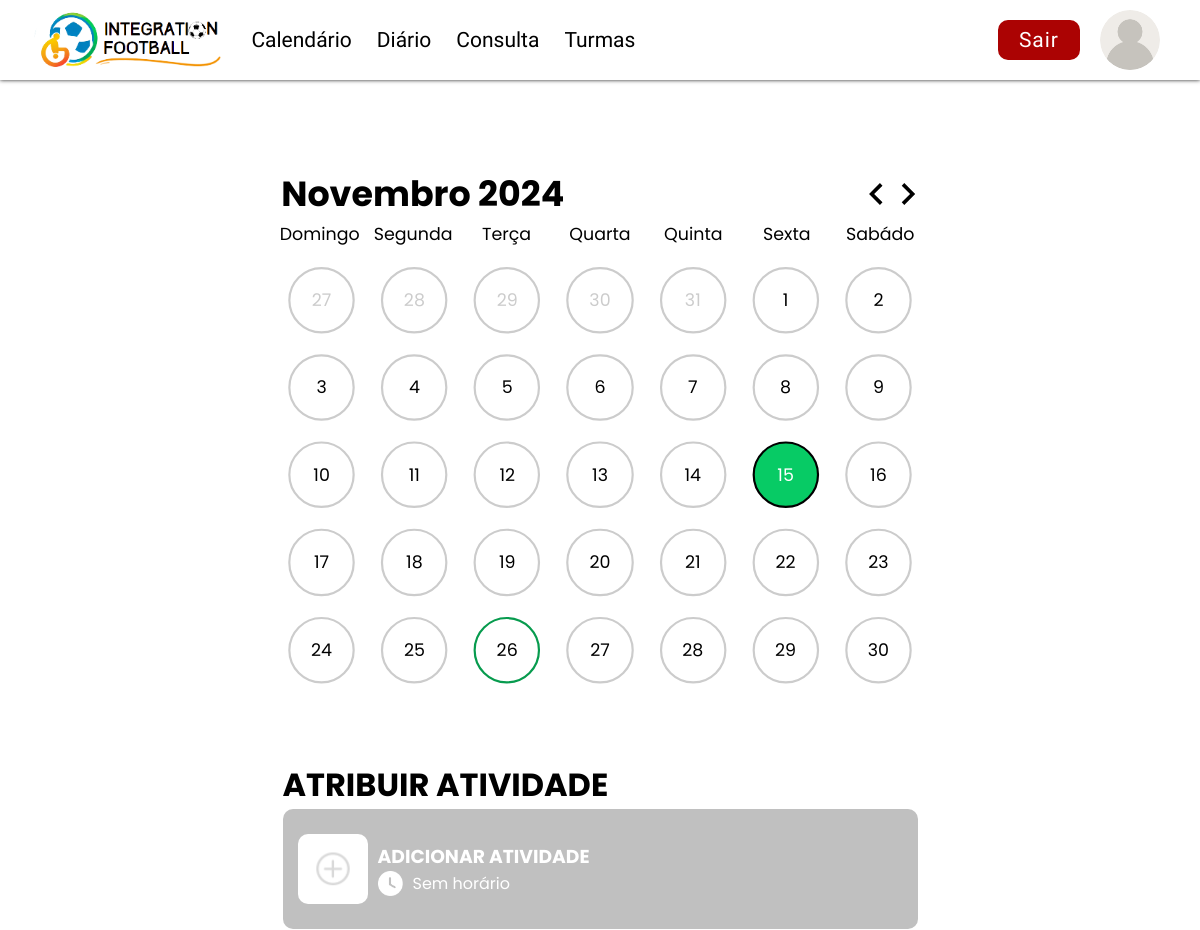
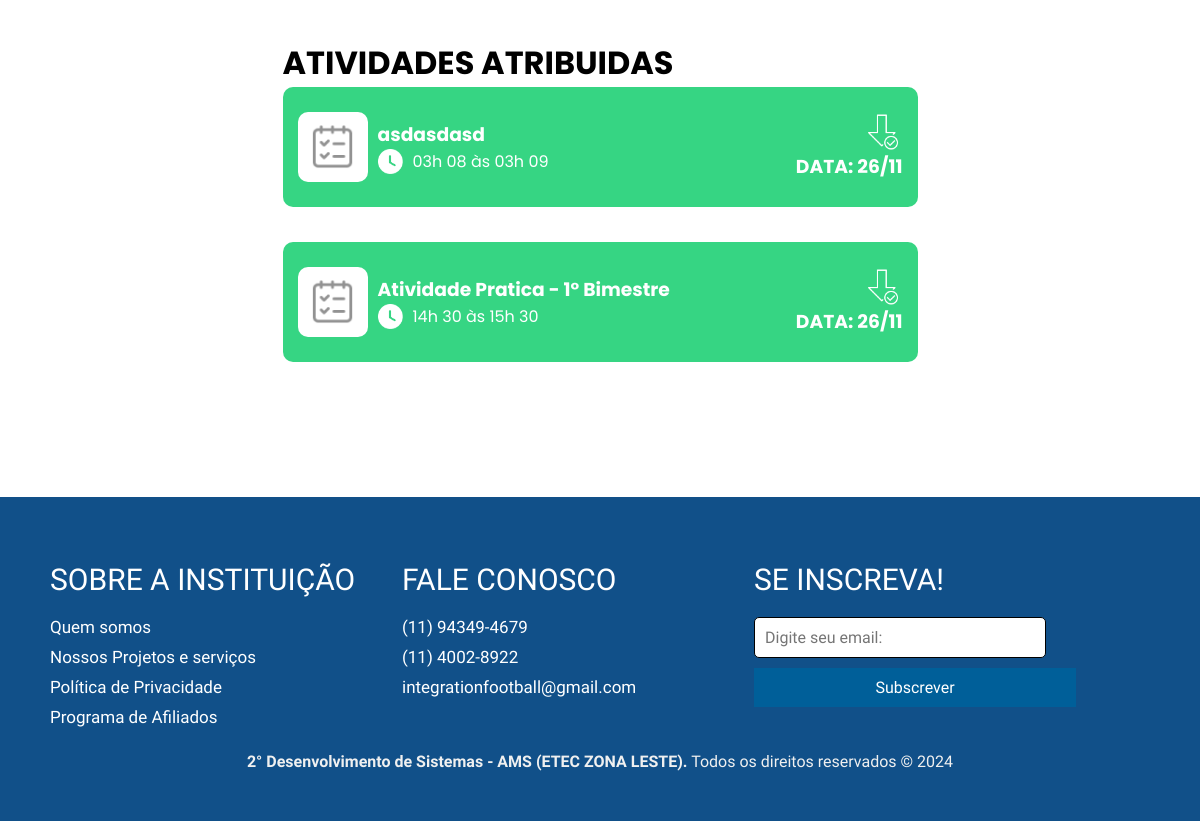
The app's page /calendarioProfessor.php with its own data (2 pictures, top to bottom).
### tables this page shows
CREATE TABLE `atividade` (
  `id_atividade` int(10) UNSIGNED NOT NULL,
  `titulo_atividade` varchar(80) NOT NULL,
  `hora_inicio` time DEFAULT NULL,
  `data_entrega` date NOT NULL,
  `caminho_arquivo` varchar(255) NOT NULL,
  `id_turma` int(10) UNSIGNED NOT NULL,
  `id_professor` int(11) NOT NULL,
  `hora_termino` time DEFAULT NULL
);

### controller/conexao.php (called while the page is built, shortened)
<?php
class Conexao {
    private $host = "localhost";
    private $usuario = "root";
    private $senha = "";
    private $banco = "integrationfootball";
    private $conexao;
    public function __construct() {
        $this->conexao = new mysqli($this->host, $this->usuario, $this->senha, $this->banco);
    }
    public function getConexao() {
        return $this->conexao;
    }
}
?>

### controller/atividadecontroller.php (called while the page is built, shortened)
<?php
require_once $_SERVER['DOCUMENT_ROOT'] . '/Integration-Football/Integration-Football/model/atividadeModel.php';
class AtividadeController
{
    private $atividade;
    public function __construct()
    {
        $this->atividade = new Atividade();
        if (isset($_POST['crud'])) {
            if ($_POST['crud'] == "INSERT") {
                $this->inserir();
            } elseif ($_POST['crud'] == "UPDATE") {
                $this->atualizar();
            } elseif ($_POST['crud'] == "DELETE") {
                $this->deletar();
            }
            header("Location:" . "../calendarioProfessor.php");
            exit;
        } else {
            $this->listar();
        }
    }
    public function listar()
    {
        $atividades = $this->atividade->listar();
        return $atividades;
    }
}

### model/atividadeModel.php (called while the page is built, shortened)
<?php
require_once $_SERVER['DOCUMENT_ROOT'] . "/Integration-Football/Integration-Football/controller/conexao.php";
class Atividade {
    private $conexao;
    public function __construct() {
        $this->conexao = new Conexao();
    }
    public function listar() {
        $sql = "SELECT * FROM atividade";
        $stmt = $this->conexao->getConexao()->prepare($sql);
        $stmt->execute();
        $result = $stmt->get_result();
        $atividades = [];
        while ($atividade = $result->fetch_assoc()) {
            $atividades[] = $atividade;
        }
        return $atividades;
    }
}
?>

### controller/turmacontroller.php (called while the page is built, shortened)
<?php
require_once $_SERVER['DOCUMENT_ROOT'] . '/Integration-Football/Integration-Football/model/turmaModel.php';
class TurmaController
{
    private $turma;
    public function __construct()
    {
        $this->turma = new Turma();
        if (isset($_POST['crud'])) {
            if ($_POST['crud'] == "INSERT") {
                $this->inserir();
            } elseif ($_POST['crud'] == "UPDATE") {
                $this->atualizar();
            } elseif ($_POST['crud'] == "DELETE") {
                $this->deletar();
            }
            header("Location:" . "../principal.php");
        } else {
            $this->listar();
        }
    }
    public function listar()
    {
        return $this->turma->listar();
    }
    public function buscarPorId($id)
    {
        return $this->turma->buscarPorId($id);
    }
}

### model/turmaModel.php (called while the page is built, shortened)
<?php
require_once $_SERVER['DOCUMENT_ROOT'] . "/Integration-Football/Integration-Football/controller/conexao.php";
class Turma
{
    private $conexao;
    public function __construct()
    {
        $this->conexao = new Conexao();
    }
    public function buscarPorId($id)
    {
        $sql = "SELECT * FROM turma WHERE id_turma = ?";
        $stmt = $this->conexao->getConexao()->prepare($sql);
        $stmt->bind_param('i', $id);
        $stmt->execute();
        $result = $stmt->get_result();
        $turma = $result->fetch_assoc();
        return $turma;
    }
    public function listar()
    {
        $sql = "SELECT * FROM turma";
        $stmt = $this->conexao->getConexao()->prepare($sql);
        $stmt->execute();
        $result = $stmt->get_result();
        $turmas = [];
        while ($turma = $result->fetch_assoc()) {
            $turmas[] = $turma;
        }
        return $turmas;
    }
}

### controller/alunocontroller.php (called while the page is built, shortened)
<?php
require_once $_SERVER['DOCUMENT_ROOT'].'/Integration-Football/Integration-Football/model/alunoModel.php';
class AlunoController {
    private $aluno;
    public function __construct() {
        $this->aluno = new Aluno();
        if(isset($_POST['crud'])){
            if($_POST['crud']=="INSERT"){
                $this->inserir();
            }elseif($_POST['crud']=="UPDATE"){
                 $this->atualizar();
            }elseif($_POST['crud']=="DELETE"){
                $this->deletar();
            }
            header("Location:" . "../principal.php");
        }else{
            $this->listar();
        }
    }
    public function listar(){
        return $this->aluno->listar();
    }
    public function buscarPorId($id){
        return $this->aluno->buscarPorId($id);
    }
}
?>

### model/alunoModel.php (called while the page is built, shortened)
<?php
require_once $_SERVER['DOCUMENT_ROOT'] . "/Integration-Football/Integration-Football/controller/conexao.php";
class Aluno
{
    private $conexao;
    public function __construct()
    {
        $this->conexao = new Conexao();
    }
    public function buscarPorId($id)
    {
        $sql = "SELECT * FROM alunos WHERE id_aluno = ?";
        $stmt = $this->conexao->getConexao()->prepare($sql);
        $stmt->bind_param('i', $id);
        $stmt->execute();
        $result = $stmt->get_result();
        $aluno = $result->fetch_assoc();
        return $aluno;
    }
    public function listar()
    {
        $sql = "SELECT * FROM alunos ORDER BY nome_aluno ASC LIMIT 10 ";
        $stmt = $this->conexao->getConexao()->prepare($sql);
        $stmt->execute();
        $result = $stmt->get_result();
        $alunos = [];
        while ($aluno = $result->fetch_assoc()) {
            $alunos[] = $aluno;
        }
        return $alunos;
    }
}

### calendarioProfessor.php (the view, shortened to what this page needs)
<?php
require_once './controller/alunocontroller.php';
require_once './controller/turmacontroller.php';
require_once './controller/atividadecontroller.php';
include_once('./templetes/headerProfessor.php');
$idaluno = 4;
$alunocontroller = new AlunoController();
$aluno = $alunocontroller->buscarPorId($idaluno);
$turmacontroller = new TurmaController();
$turma = $turmacontroller->buscarPorId($aluno['id_turma']);
$atividadecontroller = new AtividadeController();
$atividades = $atividadecontroller->buscarAtividades($turma['id_turma']);
?>
<div class="container">
  <div id="conteudo">
    <div id="form">
      <div id="pricipal-calendario">
        <br>
        <div id="dia-semana">
          <div id="header-calendario">
            <h1 id="mes-ano">JANEIRO 2024</h1>
            <div id="btns">
              <img src="./Imagens/seta-esquerda-black.svg" alt="" id="prev">
              <img src="./Imagens/seta-direita-black.svg" alt="" id="next">
            </div>
          </div>
          <div id="semanas">
            <p>Domingo</p>
            <p>Segunda</p>
            <p>Terça</p>
            <p>Quarta</p>
            <p>Quinta</p>
            <p>Sexta</p>
            <p>Sabádo</p>
          </div>
          <div id="dias">
          </div>
        </div>
      </div>
      <h1 id="titulo">ATRIBUIR ATIVIDADE</h1>
      <div id="atividade" class="atividade">
        <div id="card-atividade" class="card-atividade" onclick="abrirPrevia('atividade', 'card-arquivo')">
          <div class="bloco1">
            <div class="icone-atividade">
              <img src="./Imagens/AtividadeDefault.svg" alt="">
            </div>
          </div>
          <div class="bloco2">
            <div class="titulo-atividade">
              <h3>ADICIONAR ATIVIDADE</h3>
            </div>
            <div class="data-entrega">
              <img src="./Imagens/Time-Circle.png" alt="">
              <p>Sem horário</p>
            </div>
          </div>
        </div>
      </div>
      <h1 id="titulo-tarefas">ATIVIDADES ATRIBUIDAS</h1>
      <?php
      $numeroAtividade = 1;
      foreach ($atividades as $atividade) {
        $numeroAtividade++;
      ?>
        <div id="tarefa<?= $numeroAtividade ?>" class="tarefa-item">
          <div id="cartao-tarefa" class="cartao-tarefa" onclick="abrirPrevia('tarefa<?= $numeroAtividade ?>', 'cartao-arquivo<?= $numeroAtividade ?>')">
            <div class="bloco-um">
              <div class="icone-tarefa">
                <img src="./Imagens/checklist.png" alt="">
              </div>
            </div>
            <div class="bloco-dois">
              <div class="titulo-tarefa">
                <h3><?= $atividade['titulo_atividade'] ?></h3>
              </div>
              <div class="data-entrega">
                <img src="./Imagens/Time-Circle.png" alt="">
                <p>
                  <?= $horaInicio = substr($atividade['hora_inicio'], 0, -6); ?>h
                  <?= $minutosInicio = substr($atividade['hora_inicio'], 3, -3); ?> às
                  <?= $horaTermino = substr($atividade['hora_termino'], 0, -6); ?>h
                  <?= $minutosTermino = substr($atividade['hora_termino'], 3, -3); ?>
                </p>
              </div>
            </div>
            <div class="bloco-tres">
              <img src="./Imagens/arrow.png" alt="">
              <h3>DATA: <?php
                        $data = $atividade['data_entrega'];
                        $data = explode('-', $data);
                        $dataFormatada = $data[2] . '/' . $data[1];
                        echo $dataFormatada;
                        ?></h3>
            </div>
          </div>
        </div>
      <?php } ?>
    </div>
  </div>
</div>
<?php
include_once('./templetes/footer.php');
?>

### templetes/headerProfessor.css (style rules this page uses)
* { padding: 0; margin: 0; }
body { overflow-x: hidden; margin-top: 40px; }

### templetes/footer.css (style rules this page uses)
* { margin: 0; padding: 0; }
.container { display: flex; flex-direction: column; min-height: 100vh; }

### css/calendarioProfessor.css (style rules this page uses)
.container { width: 100vw; margin-top: 80px; font-family: "Poppins", sans-serif; }
#conteudo { width: 100%; display: flex; justify-content: center; }
#form { display: flex; flex-direction: column; width: 635px; margin-top: 25px; }
#dia-semana { display: flex; flex-direction: column; justify-content: center; align-items: center; }
#header-calendario { display: flex; justify-content: space-between; width: 585px; }
#btns { display: flex; justify-content: center; gap: 10px; }
#btns img { width: 20px; cursor: pointer; user-select: none; }
#semanas { display: flex; flex-wrap: wrap; text-align: center; width: 600px; margin-bottom: 13px; }
#semanas p { width: calc(600px / 7); user-select: none; }
#dias { display: flex; flex-wrap: wrap; text-align: center; width: 582px; gap: 14px; }
#pricipal-calendario { width: 600px; margin: 0px auto; margin-bottom: 100px; transform: scale(1.09); }
.atividade { display: flex; flex-direction: column; height: 14%; transition: 0.5s; margin-bottom: 35 px; user-select: none; outline: none; -webkit-tap-highlight-color: transparent; }
.card-atividade { width: 100%; height: 120px; background-color: #c0c0c0; display: flex; border-radius: 10px; cursor: pointer; transition: 0.5s; }
.card-atividade p, h3 { color: white; }
.bloco1 { display: flex; justify-content: center; align-items: center; width: 70px; margin-left: 15px; }
.bloco2 { width: 100%; height: 100%; display: flex; flex-direction: column; justify-content: center; margin-left: 10px; }
.data-entrega { display: flex; align-items: center; }
.data-entrega img { width: 25px; height: 25px; }
.data-entrega p { margin-left: 10px; }
.bloco1 img { width: 75%; }
.icone-atividade { display: flex; justify-content: center; align-items: center; background-color: white; width: 70px; height: 70px; border-radius: 10px; }
#titulo-tarefas { font-family: "Poppins", sans-serif; margin-top: 40px; }
.tarefa-item { display: flex; flex-direction: column; transition: 0.5s; margin-bottom: 35px; user-select: none; }
.cartao-tarefa { width: 100%; height: 120px; background-color: #07cb66ce; display: flex; border-radius: 10px; cursor: pointer; transition: 0.5s; }
.cartao-tarefa p, h3 { color: white; }
.bloco-um { display: flex; justify-content: center; align-items: center; width: 70px; margin-left: 15px; }
.bloco-dois { width: 100%; height: 100%; display: flex; flex-direction: column; justify-content: center; margin-left: 10px; }
.bloco-tres { width: 107px; display: flex; flex-direction: column; align-items: end; justify-content: center; min-width: 107px; margin-right: 15px; }
.bloco-tres img { width: 40px; }
.bloco-um img { width: 65%; }
.icone-tarefa { display: flex; justify-content: center; align-items: center; background-color: white; width: 70px; height: 70px; border-radius: 10px; }

### records on screen
atividade: titulo_atividade "asdasdasd", hora_inicio "03", hora_inicio "08", hora_termino "03", hora_termino "09", data_entrega "26/11"
atividade: titulo_atividade "Atividade Pratica - 1° Bimestre", hora_inicio "14", hora_inicio "30", hora_termino "15", hora_termino "30", data_entrega "26/11"
